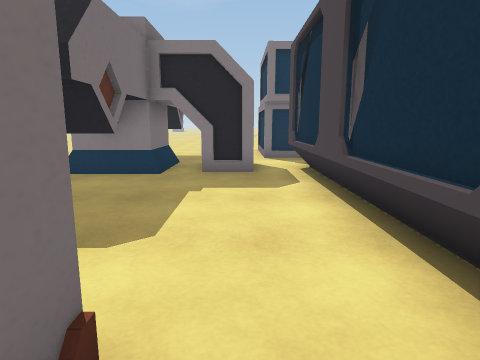
[1] (above)

21 first-person views from a walk through a scene from a Unity 3-D project. The camera is 1.2 m above the floor, tilts 10° down and sees 75° across. Doors are open. The floor is counted in squares, 1 m on a side. Each view is taken from the middle of a square. On the plan, view 1 faces up. The plan holds only what a view shows up to about 13 squares ahead; the rest is blank. The place goes on beyond the plan. The player character is not drawn.

[2]
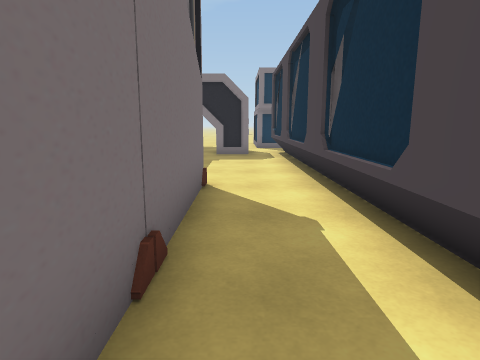

[3]
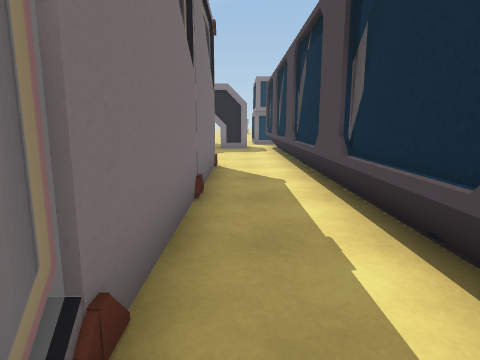

[4]
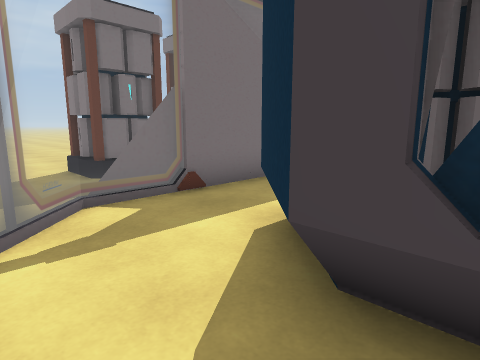

[5]
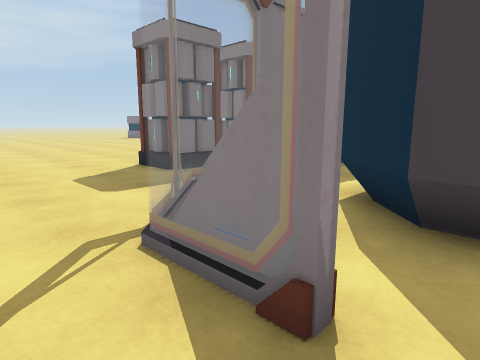

[6]
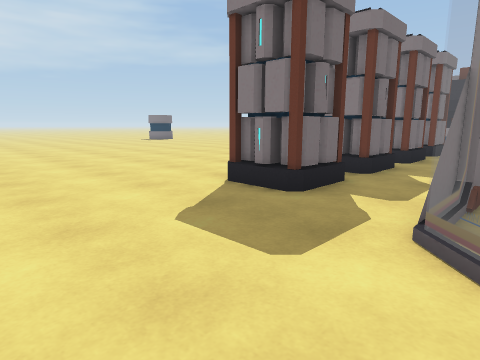

[7]
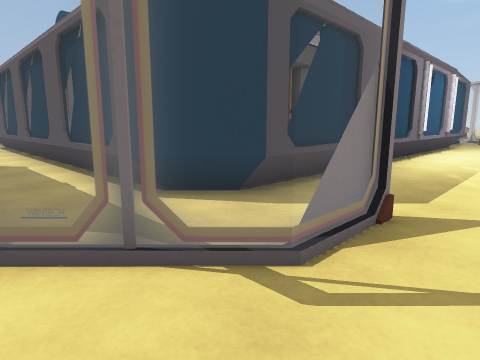

[8]
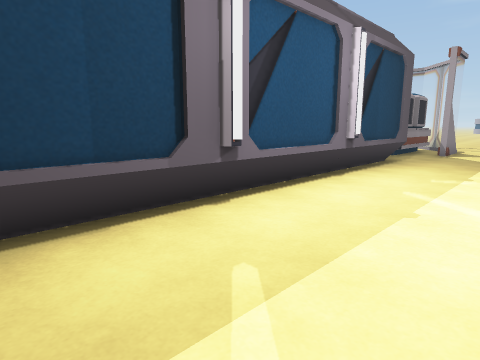

[9]
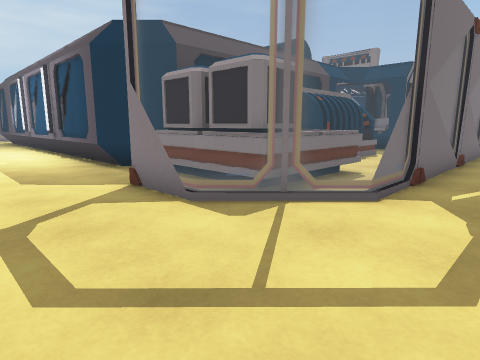

[10]
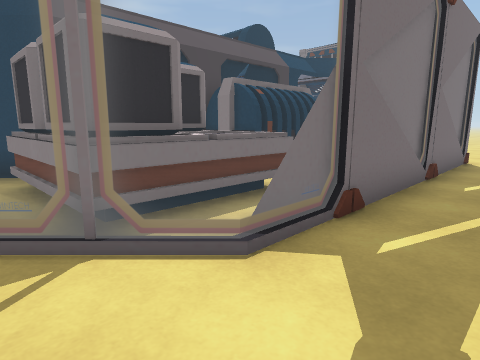

[11]
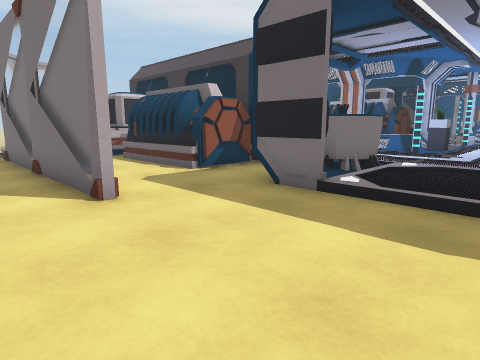

[12]
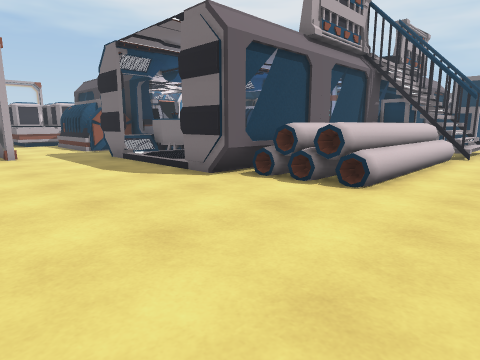

[13]
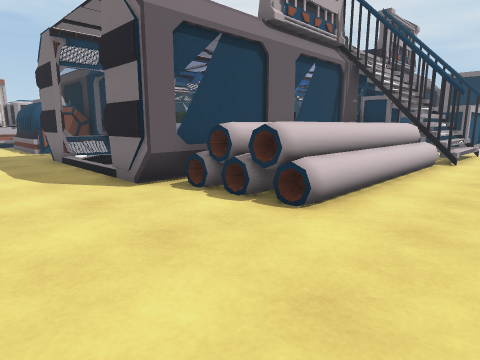

[14]
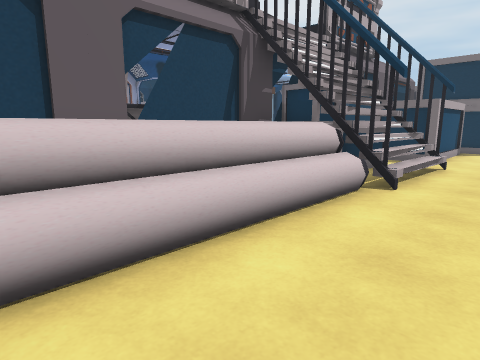

[15]
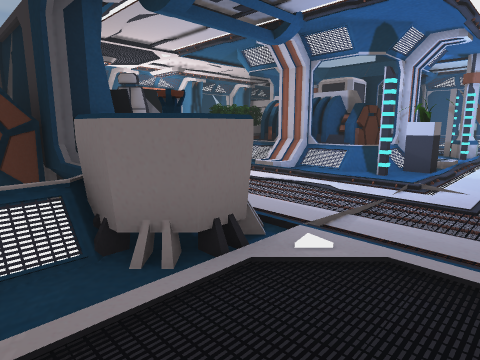

[16]
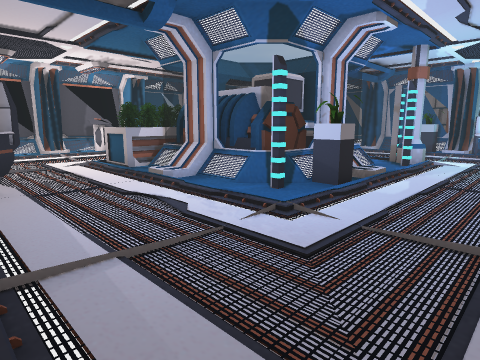

[17]
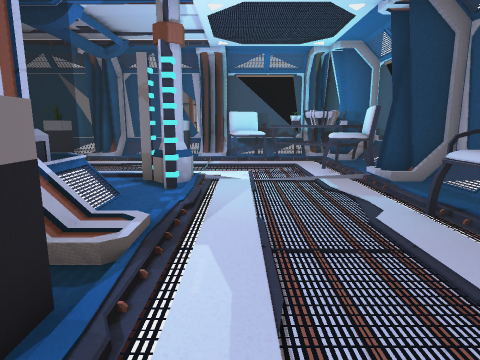

[18]
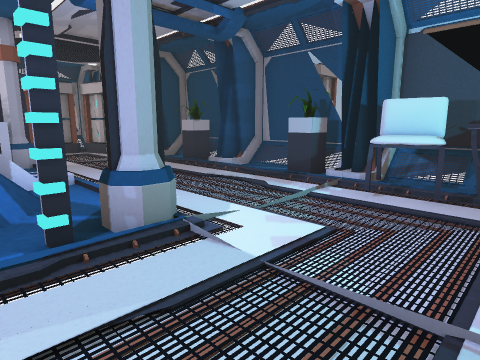

[19]
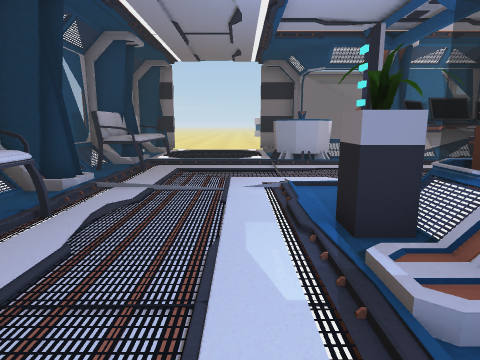

[20]
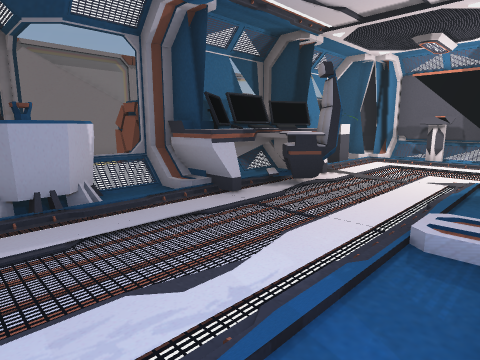

[21]
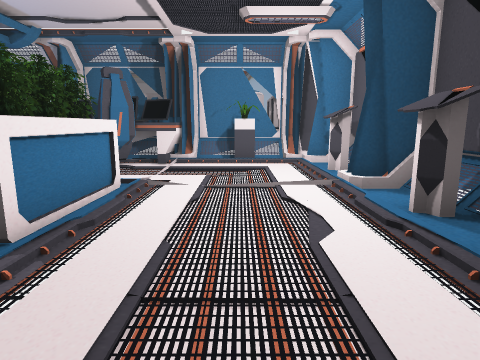

### Floor plan
Key: @ floor where view 1 was taken; # wall or solid block; . main floor; : floor 0.25 m higher than the main floor; + floor 4 m higher than the main floor; * floor 4.25 m higher than the main floor; % floor 4.5 m higher than the main floor; / step, stairs or slope; D open door; = window, fence, low wall or low ledge; v drop or lower ground; B battery; C container; P projector; L plant; S sofa; U column; G generator; E desk; H chair; T table; N console; O other object.
Columns run from 13 left of view 1 to 28 right of it. Each row starts with its distance up from view 1.
 16                               ... ...... .
 15                        ..................
 14                   O...../////.............
 13            #  O   OOOOOO#///#OOOOOOO......
 12           ##  OO       OO///v     OO......
 11            .  ..    OO    //#OOOOOOO#....
 10            #  .##T=##/###  /#//S#S//#....
  9            #  .#PPHH#..+%**.:.SSSS..D....
  8          #####.TPP.H............::::D.....
  7          .#....=HH..............::::D....
  6           ##...=HH..............::::D.....
  5            #...##...U#::/::::...:P::D.....
  4            ....L:...#U//#L##:...PPP/#.....
  3           B....L:....#=C#GG#:....P#....#.
  2          BB ...=:..../OC GG/:..../.....=.
  1           . =..#:...//CC GG//...E#OOO..=.
  0           B #@.L:...  CC  G/:...EEOOO..=.
 -1          BB =..L: ...O   GGO:.OOEEOOO. #.
 -2           ..=..=  ..UU   OOOO..OEEOOO. =.
 -3          BB.=..#  ..U   /OOO:...E#OOO..=.
 -4    ..   BBB.#..= ..    ........../CCCC.=.
 -5   .....   ..=..B ..   ..........L/CCCC.#..
 -6  ....... BB.=..B       ........../C  C.=..
 -7 ........BBB.=..##       ::N:::N:##CC C.=..
 -8 ............=..##=BB# ==#=N=#=N=##CCCC=...
 -9 .............=.....................===....
-10 ..............===.........................
-11   .......................................
-12          .........   . ...           ... .

Where each view was taken, in squares from view 1:
view 1: 0 up, 0 right, facing up
view 2: 5 down, 0 right, facing up
view 3: 8 down, 0 right, facing up
view 4: 10 down, 4 right, facing up-left
view 5: 12 down, 4 right, facing up-left
view 6: 12 down, 0 right, facing up-left
view 7: 12 down, 1 left, facing up-right
view 8: 12 down, 8 right, facing up-right
view 9: 12 down, 28 right, facing up-left
view 10: 9 down, 28 right, facing up-left
view 11: 8 up, 28 right, facing down-left
view 12: 16 up, 28 right, facing down-left
view 13: 16 up, 26 right, facing down-left
view 14: 16 up, 21 right, facing down-left
view 15: 7 up, 22 right, facing down-left
view 16: 8 up, 19 right, facing down-left
view 17: 6 up, 14 right, facing left
view 18: 8 up, 9 right, facing down-left
view 19: 6 up, 9 right, facing right
view 20: 5 up, 14 right, facing down-right
view 21: 5 down, 9 right, facing right
